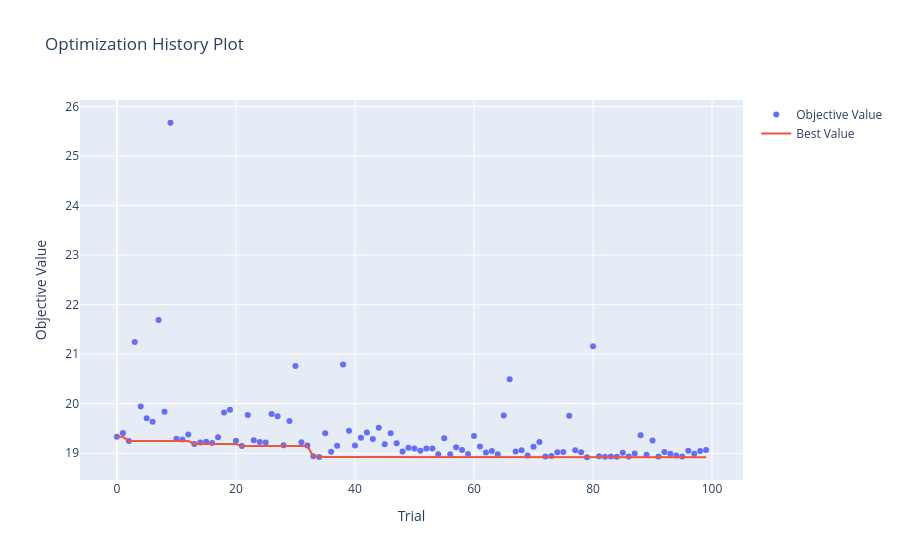

Notebook code cell kept with this figure:
### Markdown cell above
Vamos analisar graficamente esses resultados:

### Code cell
vis.plot_optimization_history(objeto_de_estudo)
